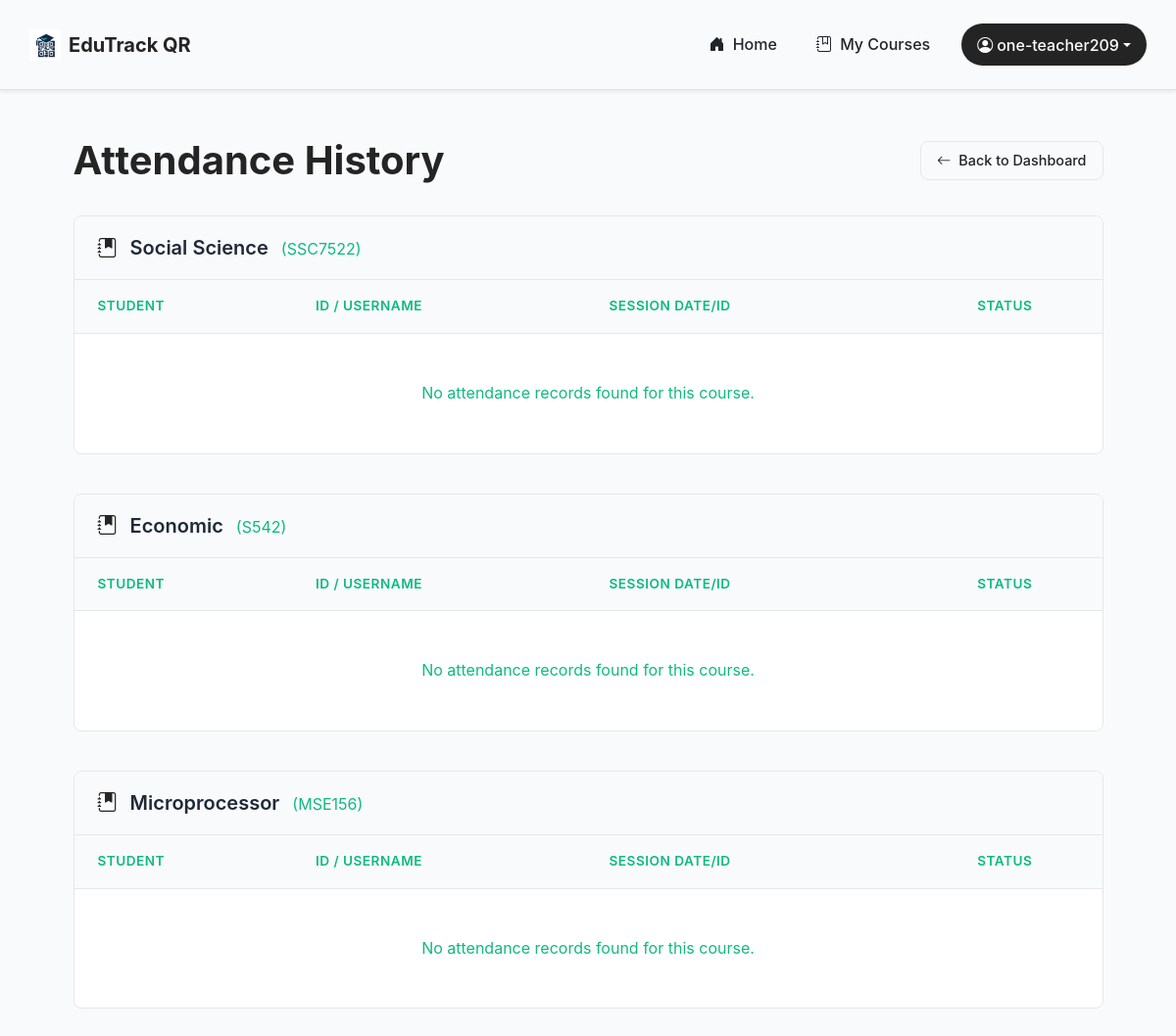
/teacher/attendance/history/ (signed in), run on the app's committed database.
### QRA_app/models.py (models this page shows, shortened)
class User(AbstractUser):
    USER_ROLE = (
        ("student", "Student"),
        ("teacher", "Teacher"),
        ("superuser", "Superuser"),
    )
    role = models.CharField(max_length=10, choices=USER_ROLE, default="student")
    profile_picture = models.ImageField(
        upload_to="profile_pictures/", blank=True, null=True
    )
    phone_number = models.CharField(max_length=15, blank=True, null=True)
    address = models.CharField(max_length=200, blank=True, null=True)
    created_at = models.DateTimeField(auto_now_add=True)
    updated_at = models.DateTimeField(auto_now=True)

class CourseModel(models.Model):
    name = models.CharField(max_length=100)
    code = models.CharField(max_length=20, unique=True)
    description = models.TextField(blank=True, null=True)
    department = models.ForeignKey(
        DepartmentModel,
        on_delete=models.CASCADE,
        related_name="courses"
    )
    created_at = models.DateTimeField(auto_now_add=True)
    updated_at = models.DateTimeField(auto_now=True)

### QRA_app/Views/teachers_views.py (the view, shortened to what this page needs)
@teacher_required
def attendance_history_course(request):
    teacher_courses = CourseModel.objects.filter(courseassignment__teacher=request.user)
    course_attendance = []
    for course in teacher_courses:
        sessions = AttendanceSessionModel.objects.filter(course=course).order_by("-created_at")
        session_history = []
        course_attendance.append({
            "course": course,
            "session_history": session_history
        })
    return render(
        request,
        "UI/teacher/course_attendance_history.html",
        {
            "course_attendance": course_attendance
        }
    )

### QRA_app/permission.py (called while the page is built)
def is_teacher(user):
    return user.is_authenticated and user.role == "teacher"

### QRA_app/templates/UI/teacher/course_attendance_history.html (shortened to what this page needs)
{% extends 'base.html' %}
{% block main_content %}
<div class="container" style="max-width: 1100px; margin: 2rem auto; padding: 0 1rem;">
    <div style="display: flex; justify-content: space-between; align-items: center; margin-bottom: 2rem;">
        <h1 style="color: var(--color-primary); font-weight: 700; margin: 0;">Attendance History</h1>
        <a href="{% url 'teacher_dashboard' %}" class="btn" style="background: var(--bg-color); color: var(--color-primary); border: 1px solid var(--border-color); font-size: 0.9rem; padding: 0.5rem 1rem; text-decoration: none; border-radius: var(--radius); display: flex; align-items: center; gap: 0.5rem;">
            <i class="bi bi-arrow-left"></i> Back to Dashboard
        </a>
    </div>
    {% for item in course_attendance %}
    <div class="card" style="margin-bottom: 2.5rem; padding: 0; overflow: hidden; border: 1px solid var(--border-color); box-shadow: var(--shadow-sm);">
        <div style="background: var(--bg-color); padding: 1.25rem 1.5rem; border-bottom: 1px solid var(--border-color);">
            <h2 style="margin: 0; font-size: 1.25rem; color: var(--text-dark); font-weight: 600;">
                <i class="bi bi-journal-bookmark-fill" style="color: var(--color-primary); margin-right: 0.5rem;"></i>
                {{ item.course.name }} <span style="font-weight: 400; color: var(--color-secondary); font-size: 1rem; margin-left: 0.5rem;">({{ item.course.code }})</span>
            </h2>
        </div>
        <div style="overflow-x: auto;">
            <table style="width: 100%; border-collapse: collapse; text-align: left;">
                <thead>
                    <tr style="background: #f8fafc; border-bottom: 1px solid var(--border-color);">
                        <th style="padding: 1rem 1.5rem; color: var(--color-secondary); font-weight: 600; font-size: 0.85rem; text-transform: uppercase; letter-spacing: 0.5px;">Student</th>
                        <th style="padding: 1rem 1.5rem; color: var(--color-secondary); font-weight: 600; font-size: 0.85rem; text-transform: uppercase; letter-spacing: 0.5px;">ID / Username</th>
                        <th style="padding: 1rem 1.5rem; color: var(--color-secondary); font-weight: 600; font-size: 0.85rem; text-transform: uppercase; letter-spacing: 0.5px;">Session Date/ID</th>
                        <th style="padding: 1rem 1.5rem; color: var(--color-secondary); font-weight: 600; font-size: 0.85rem; text-transform: uppercase; letter-spacing: 0.5px; text-align: center;">Status</th>
                    </tr>
                </thead>
                <tbody>
                    {% for s in item.students %}
                    <tr style="border-bottom: 1px solid var(--bg-color); transition: background 0.2s;">
                        <td style="padding: 1rem 1.5rem; color: var(--text-dark); font-weight: 500;">
                            {{ s.student.get_full_name|default:s.student.username }}
                        </td>
                        <td style="padding: 1rem 1.5rem; color: var(--color-secondary); font-size: 0.9rem;">
                            {{ s.student.username }}
                        </td>
                        <td style="padding: 1rem 1.5rem; color: var(--text-dark); font-size: 0.9rem;">
                            {{ s.session }}
                        </td>
                        <td style="padding: 1rem 1.5rem; text-align: center;">
                            {% if s.status == "present" %}
                            <span style="background: #dcfce7; color: #166534; padding: 0.35rem 0.85rem; border-radius: 20px; font-size: 0.75rem; font-weight: 600; display: inline-flex; align-items: center; gap: 0.3rem;">
                                <i class="bi bi-check-circle-fill"></i> Present
                            </span>
                            {% else %}
                            <span style="background: #fee2e2; color: #991b1b; padding: 0.35rem 0.85rem; border-radius: 20px; font-size: 0.75rem; font-weight: 600; display: inline-flex; align-items: center; gap: 0.3rem;">
                                <i class="bi bi-x-circle-fill"></i> Absent
                            </span>
                            {% endif %}
                        </td>
                    </tr>
                    {% empty %}
                    <tr>
                        <td colspan="4" style="padding: 3rem; text-align: center; color: var(--color-secondary);">
                            No attendance records found for this course.
                        </td>
                    </tr>
                    {% endfor %}
                </tbody>
            </table>
        </div>
    </div>
    {% endfor %}
</div>
{% endblock %}

### QRA_app/templates/UI/navbar.html (shortened to what this page needs)
{% load static %}
<nav
  class="navbar navbar-expand-lg navbar-light bg-[var(--color-primary)] border-bottom shadow-sm py-2"
>
  <div class="container">
    <a
      class="navbar-brand d-flex align-items-center fw-bold"
      style="color: var(--color-primary)"
      href="{% if request.user.is_authenticated %}{% if request.user.role == 'superuser' %}{% url 'superuser_dashboard' %} {% elif request.user.role == 'teacher' %} {% url 'teacher_dashboard' %} {% else %} {% url 'student_dashboard' %} {% endif %}{% else %}{% url 'home' %}{% endif %}"
    >
      <img
        src="{% static 'logo/EDUQR.png' %}"
        alt="EduTrack QR Logo"
        width="32"
        height="32"
        class="d-inline-block align-text-top me-2"
      />
      EduTrack QR
    </a>
    <div class="collapse navbar-collapse" id="navbarNav">
      <ul
        class="navbar-nav ms-auto align-items-lg-center align-items-end gap-2"
      >
        {% if request.user.is_authenticated %}
        <li class="nav-item">
          <a
            class="nav-link px-3 fw-medium text-dark"
            href="{% if request.user.role == 'superuser' %}{% url 'superuser_dashboard' %} {% elif request.user.role == 'teacher' %} {% url 'teacher_dashboard' %} {% else %} {% url 'student_dashboard' %} {% endif %}"
          >
            <i class="bi bi-house-door-fill me-1"></i> Home
          </a>
        </li>
        {% if request.user.role == 'superuser' %}
        <li class="nav-item">
          <a
            class="nav-link px-3 fw-medium text-dark"
            href="{% url 'department_dashboard' %}"
          >
            <i class="bi bi-building me-1"></i> Departments
          </a>
        </li>
        <li class="nav-item">
          <a
            class="nav-link px-3 fw-medium text-dark"
            href="{% url 'course_dashboard' %}"
          >
            <i class="bi bi-journal-text me-1"></i> Courses
          </a>
        </li>
        {% elif request.user.role == 'teacher' %}
        <li class="nav-item">
          <a
            class="nav-link px-3 fw-medium text-dark"
            href="{% url 'course_dashboard' %}"
          >
            <i class="bi bi-journal-bookmark me-1"></i> My Courses
          </a>
        </li>
        {% endif %}
        <li class="nav-item dropdown ms-lg-2">
          <a
            class="nav-link dropdown-toggle btn btn-sm px-3 rounded-pill fw-medium d-flex align-items-center"
            href="#"
            style="background-color: var(--color-primary); color: var(--white);"
            id="userDropdown"
            role="button"
            data-bs-toggle="dropdown"
            aria-expanded="false"
          >
            <i class="bi bi-person-circle me-1"></i> {{ request.user.username }}
          </a>
        </li>
        {% endif %}
      </ul>
    </div>
  </div>
</nav>

### static/CSS/index.css (style rules this page uses)
:root { --color-primary: #242424; --color-secondary: #10b981; --color-accent: #f59e0b; --color-danger: #ef4444; --color-success: #10b981; --color-warning: #f59e0b; --color-info: #3b82f6; --bg-color: #f9fafb; --bg-light: #ffffff; --text-dark: #1f2937; --text-muted: #6b7280; --white: #ffffff; --border-color: #e5e7eb; --shadow: 0 1px 3px 0 rgb(0 0 0 / 0.1), 0 1px 2px -1px rgb(0 0 0 / 0.1); --shadow-md: 0 4px 6px -1px rgb(0 0 0 / 0.1), 0 2px 4px -2px rgb(0 0 0 / 0.1); --shadow-lg: 0 10px 15px -3px rgb(0 0 0 / 0.1), 0 4px 6px -4px rgb(0 0 0 / 0.1); --shadow-xl: 0 20px 25px -5px rgb(0 0 0 / 0.1), 0 8px 10px -6px rgb(0 0 0 / 0.1); --radius: 8px; --radius-lg: 12px; }
* { margin: 0; padding: 0; box-sizing: border-box; }
body { font-family: -apple-system, BlinkMacSystemFont, "Segoe UI", "Roboto", "Oxygen", "Ubuntu", "Cantarell", "Fira Sans", "Droid Sans", "Helvetica Neue", sans-serif; background-color: var(--bg-color); color: var(--text-dark); min-height: 100vh; line-height: 1.6; }
.container { max-width: 95% !important; width: 100% !important; margin: 0 auto; padding: 1rem 0; }
.card { background: var(--white); border-radius: var(--radius); padding: 2rem; box-shadow: var(--shadow-lg); border: 1px solid var(--border-color); margin-bottom: 1rem; transition: transform 0.2s ease; }
.btn { display: inline-block; padding: 0.6rem 1.2rem; font-weight: 500; border-radius: 6px; text-decoration: none; transition: all 0.2s ease; cursor: pointer; border: none; text-align: center; }
h1, h2, h3 { margin-bottom: 1rem; font-weight: 600; }
a { color: var(--color-primary); text-decoration: none; }

### data on the page
User: user.username "one-teacher209"
CourseModel: course.name "Social Science", course.code "SSC7522"
CourseModel: course.name "Economic", course.code "S542"
CourseModel: course.name "Microprocessor", course.code "MSE156"
